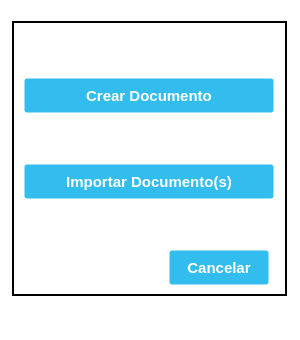
<?xml version="1.0" encoding="UTF-8"?>
<ui version="4.0">
 <class>CreateDoc_Menu</class>
 <widget class="QMainWindow" name="CreateDoc_Menu">
  <property name="geometry">
   <rect>
    <x>0</x>
    <y>0</y>
    <width>300</width>
    <height>340</height>
   </rect>
  </property>
  <property name="minimumSize">
   <size>
    <width>300</width>
    <height>340</height>
   </size>
  </property>
  <property name="maximumSize">
   <size>
    <width>300</width>
    <height>340</height>
   </size>
  </property>
  <property name="windowTitle">
   <string>Crear Documento</string>
  </property>
  <property name="windowIcon">
   <iconset>
    <normaloff>//nas01/DATOS/Comunes/EIPSA-ERP/Resources/Iconos/icon.ico</normaloff>//nas01/DATOS/Comunes/EIPSA-ERP/Resources/Iconos/icon.ico</iconset>
  </property>
  <property name="styleSheet">
   <string notr="true">QWidget {
background-color: rgb(255, 255, 255);
}

.QFrame {
	border: 2px solid black;
}

QPushButton {
background-color: #33bdef;
  border: 1px solid transparent;
  border-radius: 3px;
  box-shadow: rgba(255, 255, 255, .4) 0 1px 0 0 inset;
  box-sizing: border-box;
  color: #fff;
  cursor: pointer;
  display: inline-block;
  font-family: -apple-system,system-ui,&quot;Segoe UI&quot;,&quot;Liberation Sans&quot;,sans-serif;
  font-size: 15px;
  font-weight: 800;
  line-height: 1.15385;
  margin: 0;
  outline: none;
  padding: 8px .8em;
  text-align: center;
  text-decoration: none;
  text-shadow: 0px 1px 0px #263666;
  user-select: none;
  -webkit-user-select: none;
  touch-action: manipulation;
  vertical-align: baseline;
  white-space: nowrap;
}

QPushButton:hover {
	background-color: #019ad2;
	border-color: rgb(0, 0, 0);
}

QPushButton:pressed {
	background-color: rgb(1, 140, 190);
	border-color: rgb(255, 255, 255);
}</string>
  </property>
  <widget class="QWidget" name="centralwidget">
   <layout class="QGridLayout" name="gridLayout">
    <item row="0" column="0">
     <widget class="QFrame" name="frame">
      <property name="minimumSize">
       <size>
        <width>275</width>
        <height>275</height>
       </size>
      </property>
      <property name="maximumSize">
       <size>
        <width>275</width>
        <height>275</height>
       </size>
      </property>
      <property name="frameShape">
       <enum>QFrame::StyledPanel</enum>
      </property>
      <property name="frameShadow">
       <enum>QFrame::Raised</enum>
      </property>
      <layout class="QGridLayout" name="gridLayout_2">
       <item row="4" column="0">
        <spacer name="vSpacer3">
         <property name="orientation">
          <enum>Qt::Vertical</enum>
         </property>
         <property name="sizeType">
          <enum>QSizePolicy::Fixed</enum>
         </property>
         <property name="sizeHint" stdset="0">
          <size>
           <width>20</width>
           <height>80</height>
          </size>
         </property>
        </spacer>
       </item>
       <item row="1" column="0">
        <widget class="QPushButton" name="Button_Create">
         <property name="minimumSize">
          <size>
           <width>250</width>
           <height>35</height>
          </size>
         </property>
         <property name="maximumSize">
          <size>
           <width>250</width>
           <height>35</height>
          </size>
         </property>
         <property name="text">
          <string>Crear Documento</string>
         </property>
        </widget>
       </item>
       <item row="2" column="0">
        <spacer name="vSpacer2">
         <property name="orientation">
          <enum>Qt::Vertical</enum>
         </property>
         <property name="sizeType">
          <enum>QSizePolicy::Fixed</enum>
         </property>
         <property name="sizeHint" stdset="0">
          <size>
           <width>20</width>
           <height>50</height>
          </size>
         </property>
        </spacer>
       </item>
       <item row="3" column="0">
        <widget class="QPushButton" name="Button_Import">
         <property name="minimumSize">
          <size>
           <width>250</width>
           <height>35</height>
          </size>
         </property>
         <property name="maximumSize">
          <size>
           <width>250</width>
           <height>35</height>
          </size>
         </property>
         <property name="text">
          <string>Importar Documento(s)</string>
         </property>
        </widget>
       </item>
       <item row="5" column="0">
        <layout class="QHBoxLayout" name="horizontalLayout">
         <property name="topMargin">
          <number>0</number>
         </property>
         <item>
          <spacer name="hSpacer1">
           <property name="orientation">
            <enum>Qt::Horizontal</enum>
           </property>
           <property name="sizeType">
            <enum>QSizePolicy::Fixed</enum>
           </property>
           <property name="sizeHint" stdset="0">
            <size>
             <width>140</width>
             <height>20</height>
            </size>
           </property>
          </spacer>
         </item>
         <item>
          <widget class="QPushButton" name="Button_Cancel">
           <property name="enabled">
            <bool>true</bool>
           </property>
           <property name="minimumSize">
            <size>
             <width>100</width>
             <height>35</height>
            </size>
           </property>
           <property name="maximumSize">
            <size>
             <width>100</width>
             <height>35</height>
            </size>
           </property>
           <property name="text">
            <string>Cancelar</string>
           </property>
          </widget>
         </item>
        </layout>
       </item>
       <item row="0" column="0">
        <spacer name="vSpacer1">
         <property name="orientation">
          <enum>Qt::Vertical</enum>
         </property>
         <property name="sizeType">
          <enum>QSizePolicy::Fixed</enum>
         </property>
         <property name="sizeHint" stdset="0">
          <size>
           <width>20</width>
           <height>50</height>
          </size>
         </property>
        </spacer>
       </item>
      </layout>
     </widget>
    </item>
   </layout>
  </widget>
  <widget class="QMenuBar" name="menubar">
   <property name="geometry">
    <rect>
     <x>0</x>
     <y>0</y>
     <width>300</width>
     <height>22</height>
    </rect>
   </property>
  </widget>
  <widget class="QStatusBar" name="statusbar"/>
 </widget>
 <resources/>
 <connections>
  <connection>
   <sender>Button_Cancel</sender>
   <signal>clicked()</signal>
   <receiver>CreateDoc_Menu</receiver>
   <slot>close()</slot>
   <hints>
    <hint type="sourcelabel">
     <x>203</x>
     <y>282</y>
    </hint>
    <hint type="destinationlabel">
     <x>232</x>
     <y>313</y>
    </hint>
   </hints>
  </connection>
 </connections>
</ui>
